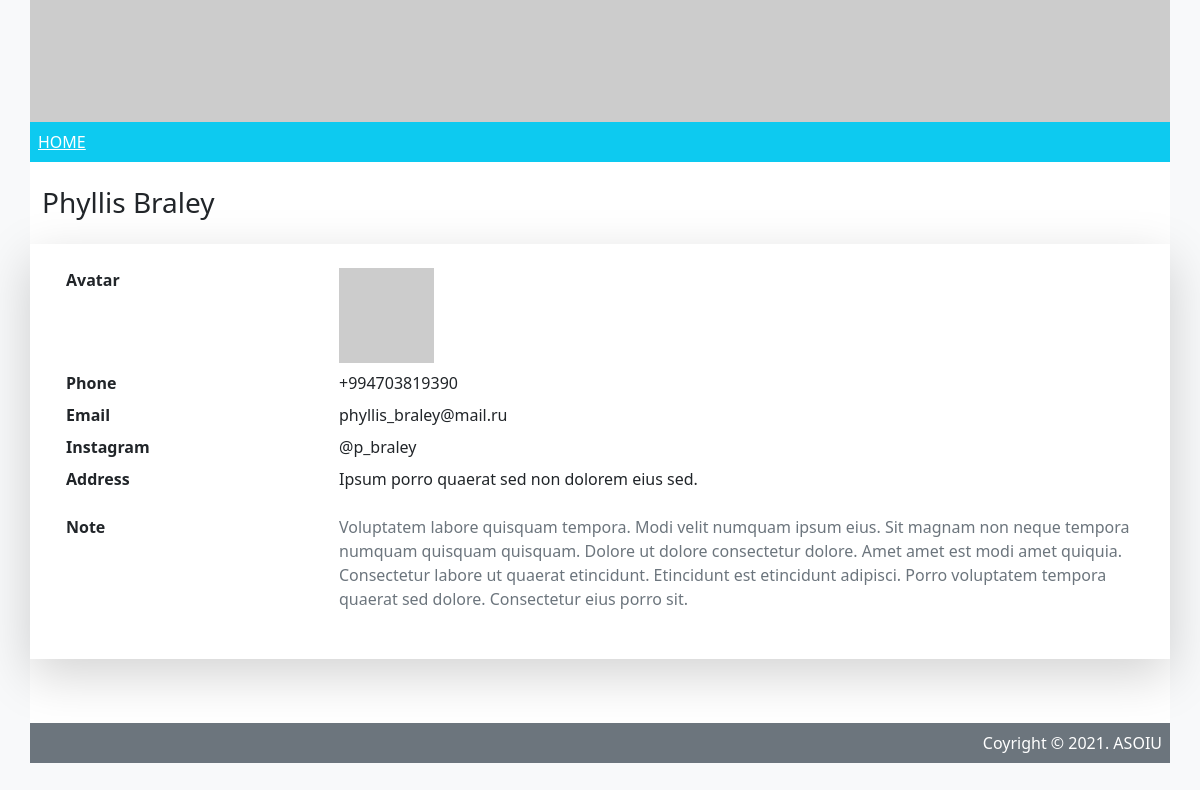
Screenshot of /contact/lbqdmxot with the database file from the repository.
### tables this page shows
CREATE TABLE `phonebook` (
        `id` INTEGER PRIMARY KEY,
        `slug` VARCHAR(8) NOT NULL,
        `firstname` VARCHAR(25) NOT NULL,
        `lastname` VARCHAR(25) NOT NULL,
        `phone` VARCHAR(13) NOT NULL,
        `email` VARCHAR(250) NOT NULL,
        `address` VARCHAR(333) DEFAULT NULL,
        `bdate` DATE DEFAULT NULL,
        `instagram` TEXT DEFAULT NULL,
        `note` TEXT DEFAULT NULL,
        `created` DATETIME DEFAULT CURRENT_TIMESTAMP,
        `status` VARCHAR(15) DEFAULT 'active' 
      );

### main.py (the view)
@app.route('/contact/<slug>')
def phone(slug):
  row_id = db.get_id('slug', slug)
  data = db.read_by_id(row_id)
  title = data['firstname'] + " " + data['lastname']
  return render_template('phone.html', title=title, data=data)

### dbase.py (called while the page is built)
  def read_by_id(self, row_id):
    query = f'''
    SELECT
      *
    FROM `{self.table}`
    WHERE
      `id` == '{row_id}'
    '''
    result = self.db.execute(query).fetchone()
    return dict(result) if result else False

  def get_id(self, col_name, data):
    query = f'''
    SELECT
      `id`
    FROM `{self.table}`
    WHERE
      `{col_name}` == '{data}'
    '''
    result = self.db.execute(query).fetchone()
    return dict(result)['id'] if result else False

### templates/phone.html (shortened to what this page needs)
<!DOCTYPE html>
<html lang="en">
<head>
<link href="https://cdn.jsdelivr.net/npm/bootstrap@5.0.0-beta3/dist/css/bootstrap.min.css" rel="stylesheet">
</head>
<body class="bg-light">
  <div class="container bg-white">
    <div class="row">
      <div class="col p-0">
        <img src="https://picsum.photos/seed/phonebook/1400/150" class="img-fluid">
      </div>
    </div>
    <div class="row">
      <div class="col bg-info p-2 text-white"><a class="text-white" href="/">HOME</a></div>
    </div>
    <div class="row mb-5">
      <div class="col">
          <h3 class='my-4'>{{ title }}</h3>
<dl class="row shadow-lg p-4">
  <dt class="col-sm-3">Avatar</dt>
  <dd class="col-sm-9"><img src='https://picsum.photos/seed/{{data['slug']}}/95'</dd>
  <dt class="col-sm-3">Phone</dt>
  <dd class="col-sm-9">{{ data['phone'] }}</dd>
  <dt class="col-sm-3">Email</dt>
  <dd class="col-sm-9">{{ data['email'] }}
  </dd>
  <dt class="col-sm-3">Instagram</dt>
  <dd class="col-sm-9">{{ data['instagram'] }}</dd>
  <dt class="col-sm-3">Address</dt>
  <dd class="col-sm-9"><p>{{ data['address'] }}</p></dd>
  <dt class="col-sm-3">Note</dt>
  <dd class="col-sm-9"><p class='text-muted'>{{ data['note'] }}</p></dd>
</dl>
      </div>
    </div>
    <div class="row">
      <div class="col p-2 text-white text-end bg-secondary">Coyright &copy; 2021. ASOIU</div>
    </div>
  </div>
</body>
</html>

### rows the page displays
phonebook: phone "+994703819390", email "phyllis_braley@mail.ru", instagram "@p_braley", address "Ipsum porro quaerat sed non dolorem eius sed.", note "Voluptatem labore quisquam tempora. Modi velit numquam ipsum eius. Sit magnam non neque tempora numquam quisquam quisquam. Dolore ut dolore consectetur dolore. Amet amet est modi amet quiquia. Consectetur labore ut quaerat etincidunt. Etincidunt est etincidunt adipisci. Porro voluptatem tempora quaerat sed dolore. Consectetur eius porro sit."

### other values shown
{{ title }} "Phyllis Braley"
